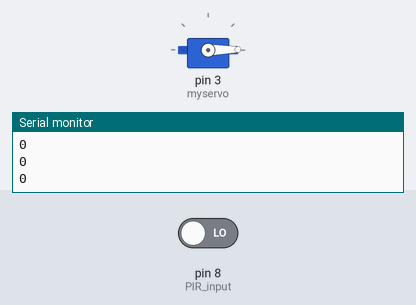
A sketch run on a simulated Arduino Uno, built with avr-gcc and run on an emulated ATmega328P. On the bench: servo, the last lines printed to the serial monitor. The test bench sets the inputs (shaded band); at power-on: pin 8 (PIR_input) LOW.

Above: at 1.2 s.
1.3 s: pin 8 (PIR_input) driven HIGH
At 2.4 s:
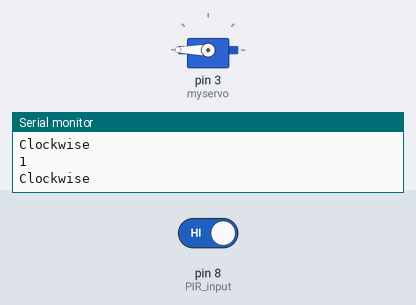
2.8 s: pin 8 (PIR_input) driven LOW
At 3.9 s:
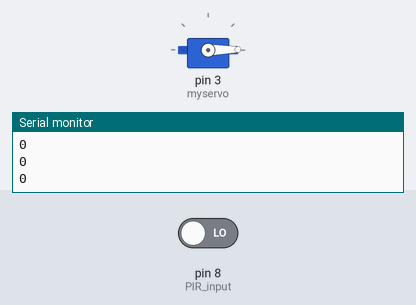
Timing chart, 0 to 10.4 s (numbered marks = the images above; inputs shaded):
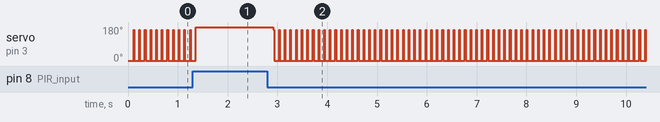

The sketch:

motionsensor.ino
```cpp
#include <Servo.h>

int position = 0;
int i = 0;
int j = 0;
int x = 0;

Servo myservo;

void setup ()
{
  pinMode( 8, INPUT);  // PIR input
  //pinMode( 7, OUTPUT);  // LED
  pinMode( 3, OUTPUT);

  myservo.attach(3, 500, 2500);
  Serial.begin(9600);
}
void loop ()
{
  x = digitalRead(8);


  Serial.println(x);
  	if (x == HIGH)
    {
		myservo.write(360);
		Serial.println("Clockwise");
    	delay(20); // Wait for 20 millisecond(s)
 	}
  	else
    	for (position = 179; position >= 1; position -= 1) {
    	myservo.write(position);
        }
  delay(100);
}

long microsecondsToInches(long microseconds) {
  // According to Parallax's datasheet for the PING))), there are 73.746
  // microseconds per inch (i.e. sound travels at 1130 feet per second).
  // This gives the distance travelled by the ping, outbound and return,
  // so we divide by 2 to get the distance of the obstacle.
  // See: http://www.parallax.com/dl/docs/prod/acc/28015-PING-v1.3.pdf
  return microseconds / 74 / 2;
}

long microsecondsToCentimeters(long microseconds) {
  // The speed of sound is 340 m/s or 29 microseconds per centimeter.
  // The ping travels out and back, so to find the distance of the object we
  // take half of the distance travelled.
  return microseconds / 29 / 2;

}
```

Measured:
- after the input at 2.8 s, servo on pin 3 (myservo): alternates 166° for 0.01 s and 1° for 0.10 s, starting after 0.12 s
